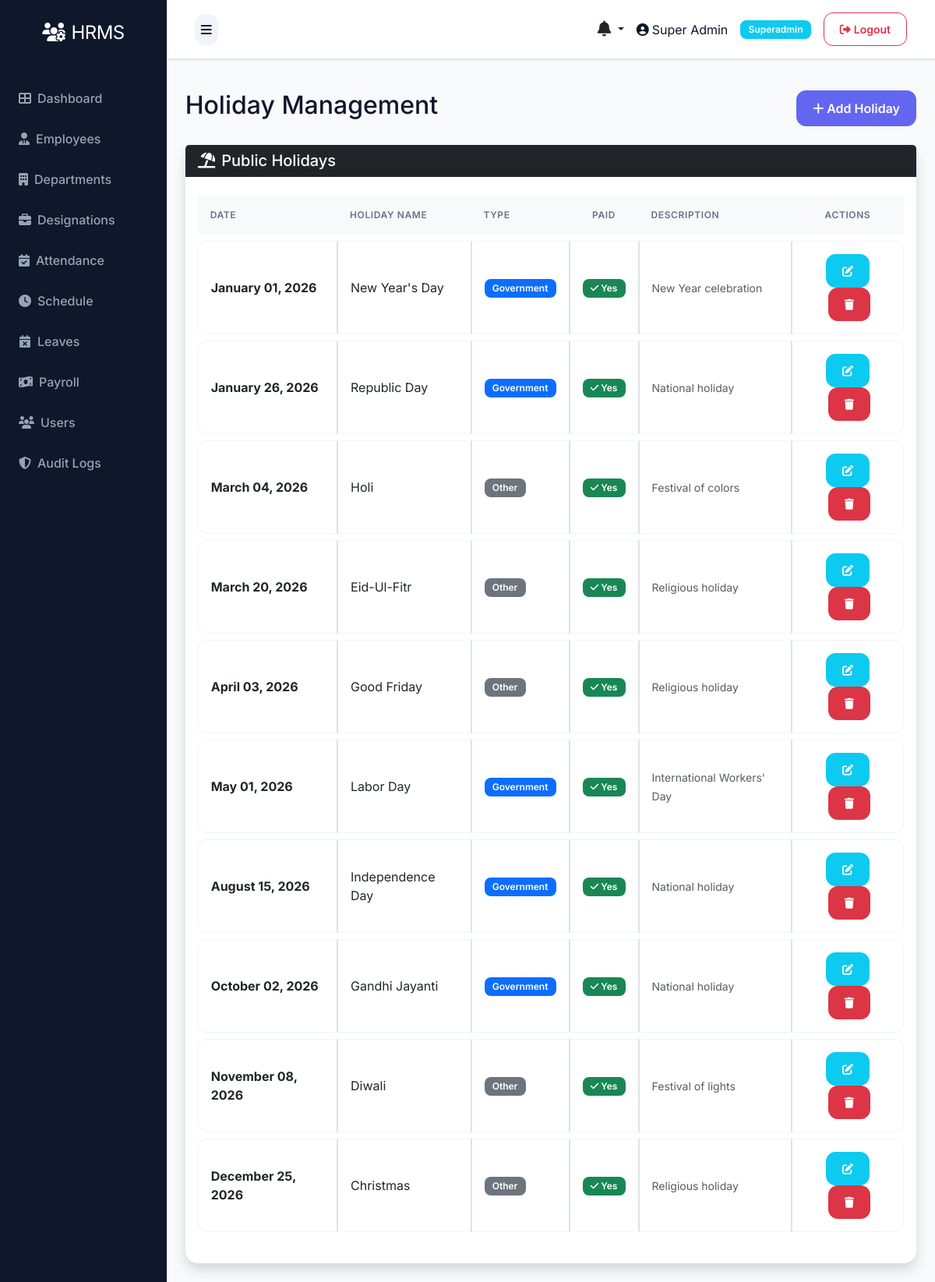
The page /attendance/holidays (signed in) on the database its author committed.
### models.py (models this page shows)
class User(UserMixin, db.Model):
    __tablename__ = 'users'
    id = db.Column(db.Integer, primary_key=True)
    role_id = db.Column(db.Integer, db.ForeignKey('roles.id'), nullable=False)
    name = db.Column(db.String(100), nullable=False)
    email = db.Column(db.String(100), unique=True, nullable=False)
    phone = db.Column(db.String(20))
    status = db.Column(db.String(20), default='active')
    password = db.Column(db.String(255), nullable=False)
    remember_token = db.Column(db.String(100))
    email_verified_at = db.Column(db.DateTime)
    created_at = db.Column(db.DateTime, default=datetime.utcnow)
    updated_at = db.Column(db.DateTime, default=datetime.utcnow, onupdate=datetime.utcnow)

class Role(db.Model):
    __tablename__ = 'roles'
    id = db.Column(db.Integer, primary_key=True)
    name = db.Column(db.String(50), unique=True, nullable=False)
    description = db.Column(db.Text)
    created_at = db.Column(db.DateTime, default=datetime.utcnow)
    updated_at = db.Column(db.DateTime, default=datetime.utcnow, onupdate=datetime.utcnow)
    users = db.relationship('User', backref='role', lazy=True)

class Holiday(db.Model):
    __tablename__ = 'holidays'
    id = db.Column(db.Integer, primary_key=True)
    name = db.Column(db.String(100), nullable=False)
    date = db.Column(db.Date, nullable=False)
    description = db.Column(db.Text)
    type = db.Column(db.String(50))  # 'government', 'company', etc.
    is_paid = db.Column(db.Boolean, default=True)
    created_at = db.Column(db.DateTime, default=datetime.utcnow)
    updated_at = db.Column(db.DateTime, default=datetime.utcnow, onupdate=datetime.utcnow)

### routes/attendance.py (the view)
@bp.route('/holidays')
@login_required
def holidays():
    if not current_user.is_authenticated or current_user.role.name not in ['superadmin', 'hr']:
        flash('Access denied', 'danger')
        return redirect(url_for('auth.login'))
    holidays = Holiday.query.order_by(Holiday.date).all()
    return render_template('admin/attendance/holidays.html', holidays=holidays)

### app.py (called while the page is built)
@app.context_processor
def inject_now():
    return {'datetime': datetime}

@login_manager.user_loader
def load_user(user_id):
    try:
        return db.session.get(User, int(user_id))
    except Exception as e:
        app.logger.error(f'Error loading user {user_id}: {str(e)}')
        return None

@app.context_processor
def inject_user():
    pending_leaves = 0
    unread_notifications_count = 0
    recent_notifications = []
    try:
        if current_user.is_authenticated:
            if getattr(current_user, 'role', None) and current_user.role.name in ['superadmin', 'hr']:
                from models import Leave
                pending_leaves = Leave.query.filter_by(status='pending').count()
            unread_notifications_count = Notification.query.filter_by(user_id=current_user.id, is_read=False).count()
            recent_notifications = Notification.query.filter_by(user_id=current_user.id).order_by(Notification.created_at.desc()).limit(5).all()
    except Exception:
        pass
    return dict(current_user=current_user, pending_leaves=pending_leaves, unread_notifications_count=unread_notifications_count, recent_notifications=recent_notifications)

### templates/admin/attendance/holidays.html (shortened to what this page needs)
{% extends "base.html" %}
{% block content %}
<div class="d-flex justify-content-between align-items-center mb-4">
    <h2>Holiday Management</h2>
    {% if current_user.is_authenticated and current_user.role and current_user.role.name in ['superadmin', 'hr'] %}
    <a href="{{ url_for('attendance.create_holiday') }}" class="btn btn-primary"><i class="fas fa-plus"></i> Add Holiday</a>
    {% endif %}
</div>
<div class="card shadow">
    <div class="card-header bg-dark text-white">
        <h5 class="mb-0"><i class="fas fa-umbrella-beach me-2"></i>Public Holidays</h5>
    </div>
    <div class="card-body">
        <div class="table-responsive">
            <table class="table table-hover table-bordered align-middle">
                <thead class="table-light">
                    <tr>
                        <th>Date</th>
                        <th>Holiday Name</th>
                        <th>Type</th>
                        <th class="text-center">Paid</th>
                        <th>Description</th>
                        <th class="text-center">Actions</th>
                    </tr>
                </thead>
                <tbody>
                    {% for holiday in holidays %}
                    <tr>
                        <td class="fw-bold">{{ holiday.date.strftime('%B %d, %Y') }}</td>
                        <td>{{ holiday.name|title }}</td>
                        <td>
                            {% if holiday.type == 'government' %}
                                <span class="badge bg-primary">Government</span>
                            {% elif holiday.type == 'company' %}
                                <span class="badge bg-info text-dark">Company</span>
                            {% else %}
                                <span class="badge bg-secondary">Other</span>
                            {% endif %}
                        </td>
                        <td class="text-center">
                            {% if holiday.is_paid %}
                                <span class="badge bg-success"><i class="fas fa-check"></i> Yes</span>
                            {% else %}
                                <span class="badge bg-danger"><i class="fas fa-times"></i> No</span>
                            {% endif %}
                        </td>
                        <td><small class="text-muted">{{ holiday.description or 'No description' }}</small></td>
                        <td class="text-center">
                            <a href="{{ url_for('attendance.edit_holiday', holiday_id=holiday.id) }}" class="btn btn-sm btn-info text-white" title="Edit">
                                <i class="fas fa-edit"></i>
                            </a>
                            <form method="post" action="{{ url_for('attendance.delete_holiday', holiday_id=holiday.id) }}" class="d-inline ms-1" onsubmit="return confirm('Are you sure you want to delete this holiday?');">
                                <button type="submit" class="btn btn-sm btn-danger" title="Delete">
                                    <i class="fas fa-trash"></i>
                                </button>
                            </form>
                        </td>
                    </tr>
                    {% else %}
                    <tr>
                        <td colspan="6" class="text-center py-4 text-muted">No holidays have been configured.</td>
                    </tr>
                    {% endfor %}
                </tbody>
            </table>
        </div>
    </div>
</div>
{% endblock %}

### templates/base.html (shortened to what this page needs)
<!DOCTYPE html>
<html lang="en">
<head>
    <link href="https://cdn.jsdelivr.net/npm/bootstrap@5.3.0/dist/css/bootstrap.min.css" rel="stylesheet">
    <link rel="stylesheet" href="https://cdnjs.cloudflare.com/ajax/libs/font-awesome/6.4.0/css/all.min.css">
    <link rel="stylesheet" href="{{ url_for('static', filename='css/style.css') }}">
</head>
<body>
    {% if current_user.is_authenticated %}
    {% set role_name = (current_user.role.name if current_user.role and current_user.role.name else 'employee') %}
    {% set dashboard_map = {
        'superadmin': 'admin.superadmin_dashboard',
        'admin': 'admin.admin_dashboard',
        'hr': 'admin.hr_dashboard',
        'payroll': 'admin.payroll_dashboard',
        'moderator': 'admin.moderator_dashboard',
        'employee': 'user.dashboard'
    } %}
    {% set dashboard_endpoint = dashboard_map.get(role_name, 'user.dashboard') %}
    <div class="d-flex" id="wrapper">
        <div id="sidebar-wrapper">
            <div class="sidebar-heading text-center">
                <i class="fas fa-users-cog me-2"></i>HRMS
            </div>
            <div class="list-group list-group-flush mt-3">
                <a href="{{ url_for(dashboard_endpoint) }}" class="list-group-item list-group-item-action {{ 'active' if request.endpoint == dashboard_endpoint else '' }}">
                    <i class="fas fa-th-large me-2"></i>Dashboard
                </a>
                {% if role_name in ['superadmin', 'hr'] %}
                <a href="{{ url_for('employee.index') }}" class="list-group-item list-group-item-action {{ 'active' if request.endpoint == 'employee.index' else '' }}">
                    <i class="fas fa-user-tie me-2"></i>Employees
                </a>
                <a href="{{ url_for('department.index') }}" class="list-group-item list-group-item-action {{ 'active' if request.endpoint == 'department.index' else '' }}">
                    <i class="fas fa-building me-2"></i>Departments
                </a>
                <a href="{{ url_for('designation.index') }}" class="list-group-item list-group-item-action {{ 'active' if request.endpoint == 'designation.index' else '' }}">
                    <i class="fas fa-briefcase me-2"></i>Designations
                </a>
                {% endif %}
                {% if role_name in ['superadmin', 'hr'] %}
                <a href="{{ url_for('attendance.index') }}" class="list-group-item list-group-item-action {{ 'active' if request.endpoint == 'attendance.index' else '' }}">
                    <i class="fas fa-calendar-check me-2"></i>Attendance
                </a>
                <a href="{{ url_for('schedule.index') }}" class="list-group-item list-group-item-action {{ 'active' if request.endpoint == 'schedule.index' else '' }}">
                    <i class="fas fa-clock me-2"></i>Schedule
                </a>
                {% endif %}
                {% if role_name in ['superadmin', 'hr'] %}
                <a href="{{ url_for('leave.index') }}" class="list-group-item list-group-item-action {{ 'active' if request.endpoint == 'leave.index' else '' }}">
                    <i class="fas fa-calendar-times me-2"></i>Leaves
                </a>
                {% endif %}
                {% if role_name in ['superadmin', 'hr'] %}
                <a href="{{ url_for('payroll.index') }}" class="list-group-item list-group-item-action {{ 'active' if request.endpoint == 'payroll.index' else '' }}">
                    <i class="fas fa-money-bill-wave me-2"></i>Payroll
                </a>
                {% endif %}
                {% if role_name == 'superadmin' %}
                <a href="{{ url_for('user.index') }}" class="list-group-item list-group-item-action {{ 'active' if request.endpoint == 'user.index' else '' }}">
                    <i class="fas fa-users me-2"></i>Users
                </a>
                <a href="{{ url_for('admin.audit_logs') }}" class="list-group-item list-group-item-action {{ 'active' if request.endpoint == 'admin.audit_logs' else '' }}">
                    <i class="fas fa-shield-alt me-2"></i>Audit Logs
                </a>
                {% endif %}
            </div>
        </div>
        <div id="page-content-wrapper" class="w-100">
            <nav class="navbar navbar-expand-lg navbar-light bg-light border-bottom">
                <div class="container-fluid">
                    <button class="btn btn-primary" id="menu-toggle">
                        <i class="fas fa-bars"></i>
                    </button>
                    <div class="ms-auto d-flex align-items-center">
                        <div class="dropdown me-3">
                            <a class="nav-link dropdown-toggle position-relative text-dark" href="#" id="notificationsDropdown" role="button" data-bs-toggle="dropdown" aria-expanded="false">
                                <i class="fas fa-bell fs-5"></i>
                            </a>
                        </div>
                        <span class="me-3">
                            <i class="fas fa-user-circle me-1"></i>{{ current_user.name }}
                        </span>
                        <span class="badge bg-info me-3">{{ role_name|title }}</span>
                        <a href="{{ url_for('auth.logout') }}" class="btn btn-outline-danger btn-sm">
                            <i class="fas fa-sign-out-alt me-1"></i>Logout
                        </a>
                    </div>
                </div>
            </nav>
            <div class="container-fluid p-4">
                {% block content %}{% endblock %}
            </div>
        </div>
    </div>
    {% endif %}
</body>
</html>

### static/css/style.css (style rules this page uses)
:root { --primary: #6366f1; --primary-hover: #4f46e5; --secondary: #64748b; --success: #22c55e; --danger: #ef4444; --warning: #f59e0b; --info: #06b6d4; --dark: #0f172a; --light: #f8fafc; --white: #ffffff; --glass: rgba(255, 255, 255, 0.7); --glass-border: rgba(255, 255, 255, 0.3); --card-shadow: 0 4px 6px -1px rgb(0 0 0 / 0.1), 0 2px 4px -2px rgb(0 0 0 / 0.1); --card-shadow-hover: 0 10px 15px -3px rgb(0 0 0 / 0.1), 0 4px 6px -4px rgb(0 0 0 / 0.1); --transition: all 0.3s cubic-bezier(0.4, 0, 0.2, 1); }
body { font-family: 'Inter', sans-serif; background-color: #f1f5f9; color: var(--dark); overflow-x: hidden; }
#wrapper { min-height: 100vh; }
#sidebar-wrapper { min-height: 100vh; width: 260px; background: var(--dark); transition: margin 0.3s ease-in-out; box-shadow: 4px 0 10px rgba(0, 0, 0, 0.05); }
#sidebar-wrapper .sidebar-heading { padding: 1.5rem 1.25rem; font-size: 1.5rem; color: var(--white); letter-spacing: -0.025em; }
#page-content-wrapper { min-width: 0; width: 100%; background-color: #f8fafc; }
#sidebar-wrapper .list-group-item { border: none; padding: 0.875rem 1.5rem; background: transparent !important; color: #94a3b8 !important; font-weight: 500; transition: var(--transition); }
.list-group-item { border: none; background-color: transparent; transition: var(--transition); }
.card { border: none; border-radius: 1rem; box-shadow: var(--card-shadow); transition: var(--transition); background: var(--white); }
.table { border-collapse: separate; border-spacing: 0 0.5rem; }
.table thead th { border: none; color: var(--secondary); font-weight: 600; text-transform: uppercase; font-size: 0.75rem; letter-spacing: 0.05em; padding: 1rem; }
.table tbody tr { background: var(--white); transition: var(--transition); }
.table tbody td { padding: 1rem; vertical-align: middle; border-top: 1px solid #f1f5f9; border-bottom: 1px solid #f1f5f9; }
.table tbody td:first-child { border-left: 1px solid #f1f5f9; border-top-left-radius: 0.75rem; border-bottom-left-radius: 0.75rem; }
.table tbody td:last-child { border-right: 1px solid #f1f5f9; border-top-right-radius: 0.75rem; border-bottom-right-radius: 0.75rem; }
.btn { border-radius: 0.75rem; padding: 0.625rem 1.25rem; font-weight: 600; transition: var(--transition); }
.btn-primary { background-color: var(--primary); border-color: var(--primary); }
.badge { padding: 0.5em 0.85em; font-weight: 600; border-radius: 0.5rem; }
.navbar { padding: 1rem 1.5rem; background: var(--white) !important; box-shadow: 0 1px 3px 0 rgb(0 0 0 / 0.1); }
#menu-toggle { background: #f1f5f9; border: none; color: var(--dark); padding: 0.5rem; }

### rows shown on the page
User: name "Super Admin"
Role: name "Superadmin"
Holiday: date "January 01, 2026", name "New Year's Day", type "Government", is_paid True (drawn), description "New Year celebration"
Holiday: date "January 26, 2026", name "Republic Day", type "Government", is_paid True (drawn), description "National holiday"
Holiday: date "March 04, 2026", name "Holi", type "Other", is_paid True (drawn), description "Festival of colors"
Holiday: date "March 20, 2026", name "Eid-Ul-Fitr", type "Other", is_paid True (drawn), description "Religious holiday"
Holiday: date "April 03, 2026", name "Good Friday", type "Other", is_paid True (drawn), description "Religious holiday"
Holiday: date "May 01, 2026", name "Labor Day", type "Government", is_paid True (drawn), description "International Workers' Day"
Holiday: date "August 15, 2026", name "Independence Day", type "Government", is_paid True (drawn), description "National holiday"
Holiday: date "October 02, 2026", name "Gandhi Jayanti", type "Government", is_paid True (drawn), description "National holiday"
Holiday: date "November 08, 2026", name "Diwali", type "Other", is_paid True (drawn), description "Festival of lights"
Holiday: date "December 25, 2026", name "Christmas", type "Other", is_paid True (drawn), description "Religious holiday"
